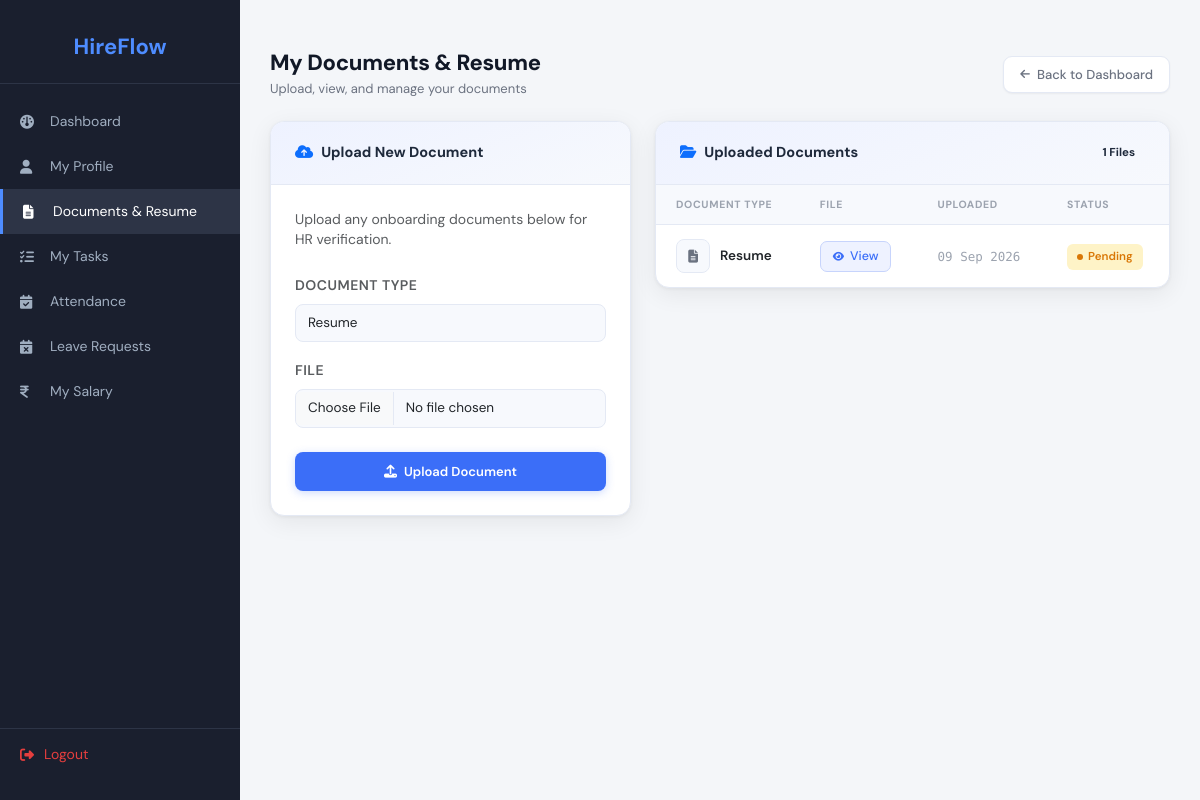
Page /employee/upload-document/ (signed in) on the committed database.
### onboarding/models.py (models this page shows, shortened)
class Document(models.Model):
    DOCUMENT_TYPES = [
        ('resume', 'Resume'),
        ('id_proof', 'ID Proof'),
        ('address_proof', 'Address Proof'),
        ('certificate', 'Certificate'),
        ('other', 'Other'),
    ]
    employee = models.ForeignKey(Employee, on_delete=models.CASCADE, related_name='documents')
    document_type = models.CharField(max_length=50, choices=DOCUMENT_TYPES)
    file = models.FileField(upload_to='documents/')
    uploaded_at = models.DateTimeField(auto_now_add=True)
    verified = models.BooleanField(default=False)
    rejected = models.BooleanField(default=False)
    rejection_reason = models.TextField(blank=True, null=True)

### onboarding/views.py (the view)
    def wrapper(request, *args, **kwargs):
        if not request.user.is_authenticated:
            return redirect('/')
        try:
            Employee.objects.get(user=request.user, role='EMPLOYEE')
        except Employee.DoesNotExist:
            return redirect('/')
        return view_func(request, *args, **kwargs)

### onboarding/forms.py
class DocumentUploadForm(forms.ModelForm):
    document_type = forms.ChoiceField(
        choices=Document.DOCUMENT_TYPES,
        widget=forms.Select(attrs={'class': SELECT_CLASS}),
        label="Document Type"
    )
    class Meta:
        model  = Document
        fields = ['document_type', 'file']
        widgets = {
            'file'         : forms.FileInput(attrs={'class': INPUT_CLASS}),
        }

### onboarding/context_processors.py (called while the page is built)
def user_role(request):
    is_hr       = False
    is_employee = False
    if request.user.is_authenticated:
        try:
            emp         = Employee.objects.get(user=request.user)
            is_hr       = emp.role == 'HR'
            is_employee = emp.role == 'EMPLOYEE'
        except Employee.DoesNotExist:
            pass
    return {'is_hr': is_hr, 'is_employee': is_employee}

### onboarding/views.py (called while the page is built, shortened)
def employee_required(view_func):
    def wrapper(request, *args, **kwargs):
        if not request.user.is_authenticated:
            return redirect('/')
        try:
            Employee.objects.get(user=request.user, role='EMPLOYEE')
        except Employee.DoesNotExist:
            return redirect('/')
        return view_func(request, *args, **kwargs)
    return wrapper

@employee_required
def upload_document(request):
    emp = get_object_or_404(Employee, user=request.user)
    documents = Document.objects.filter(employee=emp).order_by('-uploaded_at')
    form = DocumentUploadForm()
    return render(request, 'upload_document.html', {
        'form':      form,
        'employee':  emp,
        'documents': documents,
    })

### templates/upload_document.html (shortened to what this page needs)
{% extends 'base.html' %}
{% load custom_filters %}
{% block content %}
<div class="ph">
  <div>
    <h1 class="ph-title">My Documents & Resume</h1>
    <p class="ph-sub">Upload, view, and manage your documents</p>
  </div>
  <a href="{% url 'employee_dashboard' %}" class="btn-back">
    <i class="fa fa-arrow-left" style="font-size:11px;"></i> Back to Dashboard
  </a>
</div>
<div class="row g-4" style="padding-bottom:44px;">
  <div class="col-md-5">
    <div class="card">
      <div class="card-header-premium">
        <span><i class="fa fa-cloud-upload me-2 text-primary"></i>Upload New Document</span>
      </div>
      <div class="card-body" style="padding: 24px;">
        <p class="text-muted small mb-4" style="line-height: 1.45;">
          Upload any onboarding documents below for HR verification.
        </p>
        <form method="post" enctype="multipart/form-data">
          {% for field in form %}
          <div class="mb-3">
            <label class="form-label fw-semibold small text-muted" style="text-transform: uppercase; letter-spacing: 0.5px;">{{ field.label }}</label>
            {{ field }}
          </div>
          {% endfor %}
          <button type="submit" class="btn-action-primary w-100 mt-2 justify-content-center">
            <i class="fa fa-upload"></i> Upload Document
          </button>
        </form>
      </div>
    </div>
  </div>
  <div class="col-md-7 d-flex flex-column gap-4">
    <div class="card" style="height: auto;">
      <div class="card-header-premium">
        <span><i class="fa fa-folder-open me-2 text-primary"></i>Uploaded Documents</span>
        {% if documents %}
          <span class="pct-pill" style="font-family: inherit; font-size: 11.5px; padding: 2px 10px;">{{ documents|length }} Files</span>
        {% endif %}
      </div>
      <div class="card-body p-0">
        {% if documents %}
        <div style="overflow-x:auto;">
          <table class="doc-table">
            <thead>
              <tr>
                <th>Document Type</th>
                <th>File</th>
                <th>Uploaded</th>
                <th>Status</th>
              </tr>
            </thead>
            <tbody>
              {% for doc in documents %}
              <tr>
                <td>
                  <div class="doc-type">
                    <div class="doc-icon">
                      {% if 'id' in doc.document_type|lower %}
                        <i class="fa fa-id-card"></i>
                      {% elif 'cert' in doc.document_type|lower %}
                        <i class="fa fa-certificate"></i>
                      {% elif 'resume' in doc.document_type|lower %}
                        <i class="fa fa-file-text"></i>
                      {% else %}
                        <i class="fa fa-file"></i>
                      {% endif %}
                    </div>
                    <span class="doc-name">{{ doc.get_document_type_display }}</span>
                  </div>
                </td>
                <td>
                  <a href="{{ doc.file.url }}" target="_blank" class="btn-view">
                    <i class="fa fa-eye" style="font-size:10px;"></i> View
                  </a>
                </td>
                <td>
                  <span class="date-text">{{ doc.uploaded_at|date:"d M Y" }}</span>
                </td>
                <td>
                  {% if doc.rejected %}
                    <span class="badge-status badge-danger"><span class="badge-dot"></span>Rejected</span>
                    {% if doc.rejection_reason %}
                      <small class="text-danger d-block mt-1" style="font-size:11px; font-style:italic;" title="{{ doc.rejection_reason }}">{{ doc.rejection_reason|truncatechars:20 }}</small>
                    {% endif %}
                  {% elif doc.verified %}
                    <span class="badge-status badge-success"><span class="badge-dot"></span>Verified</span>
                  {% else %}
                    <span class="badge-status badge-warning"><span class="badge-dot"></span>Pending</span>
                  {% endif %}
                </td>
              </tr>
              {% endfor %}
            </tbody>
          </table>
        </div>
        {% else %}
        <div class="p-5 text-center text-muted small">
          <i class="fa fa-inbox fs-2 d-block mb-3" style="opacity: 0.35;"></i>No documents uploaded yet.
        </div>
        {% endif %}
      </div>
    </div>
  </div>
</div>
{% endblock %}

### templates/base.html (style rules this page uses)
body { display: flex; min-height: 100vh; background: #f4f6f9; }

### templates/upload_document.html (style rules this page uses)
:root { --bg: #f0f3fa; --surface: #ffffff; --surface-2: #f7f9fd; --border: #e4e9f4; --primary: #3b6ef8; --primary-soft: #eef2ff; --primary-hover: #2f5de0; --success: #16a34a; --success-soft: #dcfce7; --warning: #d97706; --warning-soft: #fef3c7; --danger: #dc2626; --danger-soft: #fee2e2; --text: #111827; --text-2: #6b7280; --text-3: #9ca3af; --radius: 14px; --radius-sm: 8px; --shadow: 0 1px 4px rgba(0,0,0,.06), 0 6px 24px rgba(0,0,0,.07); --shadow-sm: 0 1px 2px rgba(0,0,0,.05); }
body { font-family: 'DM Sans', sans-serif; color: var(--text); }
.ph { display: flex; align-items: center; justify-content: space-between; padding: 20px 0 22px; }
.ph-title { font-size: 22px; font-weight: 750; letter-spacing: -.3px; margin: 0; }
.ph-sub { font-size: 13px; color: var(--text-2); margin: 3px 0 0; }
.btn-back { display: inline-flex; align-items: center; gap: 7px; font-size: 13px; font-weight: 500; color: var(--text-2); background: var(--surface); border: 1px solid var(--border); border-radius: 9px; padding: 8px 16px; text-decoration: none; box-shadow: var(--shadow-sm); transition: all .15s; white-space: nowrap; }
.card { background: var(--surface); border: 1px solid var(--border); border-radius: var(--radius); box-shadow: var(--shadow); overflow: hidden; height: 100%; }
.card-header-premium { padding: 20px 24px; border-bottom: 1px solid var(--border); background: linear-gradient(160deg, #eef2ff 0%, #f7f9fd 100%); font-size: 14.5px; font-weight: 700; color: #1e293b; display: flex; align-items: center; justify-content: space-between; }
table.doc-table { width: 100%; border-collapse: collapse; }
.doc-table thead tr { border-bottom: 1px solid var(--border); background: var(--surface-2); }
.doc-table th { font-size: 10.5px; font-weight: 700; text-transform: uppercase; letter-spacing: .65px; color: var(--text-3); padding: 12px 20px; text-align: left; }
.doc-table td { padding: 14px 20px; border-bottom: 1px solid var(--border); vertical-align: middle; }
.doc-table tr:last-child td { border-bottom: none; }
.doc-table tr { transition: background .1s; }
.doc-type { display: flex; align-items: center; gap: 10px; }
.doc-icon { width: 34px; height: 34px; border-radius: 8px; flex-shrink: 0; background: var(--surface-2); border: 1px solid var(--border); display: flex; align-items: center; justify-content: center; font-size: 13px; color: var(--text-2); }
.doc-name { font-size: 13.5px; font-weight: 600; }
.date-text { font-size: 12.5px; color: var(--text-3); font-family: 'DM Mono', monospace; }
.btn-view { display: inline-flex; align-items: center; gap: 6px; font-size: 12.5px; font-weight: 500; color: var(--primary); background: var(--primary-soft); border: 1px solid #c7d4fc; border-radius: 7px; padding: 5px 12px; text-decoration: none; transition: all .15s; }
.badge-status { display: inline-flex; align-items: center; gap: 5px; font-size: 11.5px; font-weight: 600; border-radius: 6px; padding: 4px 10px; }
.badge-dot { width: 6px; height: 6px; border-radius: 50%; flex-shrink: 0; }
.badge-warning { background: var(--warning-soft); color: var(--warning); }
.badge-warning .badge-dot { background: var(--warning); }
.btn-action-primary { display: inline-flex; align-items: center; gap: 7px; font-size: 13px; font-weight: 600; color: #fff; background: var(--primary); border: none; border-radius: 8px; padding: 10px 16px; text-decoration: none; box-shadow: 0 2px 8px rgba(59,110,248,.25); transition: all .15s; cursor: pointer; }
.form-control, .form-select { font-family: 'DM Sans', sans-serif; font-size: 13.5px; border-radius: 8px; border: 1px solid var(--border); background: var(--surface-2); padding: 8px 12px; transition: border-color .15s, box-shadow .15s; }

### rows in the picture
Document: document_type "Resume", uploaded_at "09 Sep 2026", rejected False (drawn)

### other values in the picture
{{ field.label }} "DOCUMENT TYPE" "FILE"
{{ documents|length }} "1"
